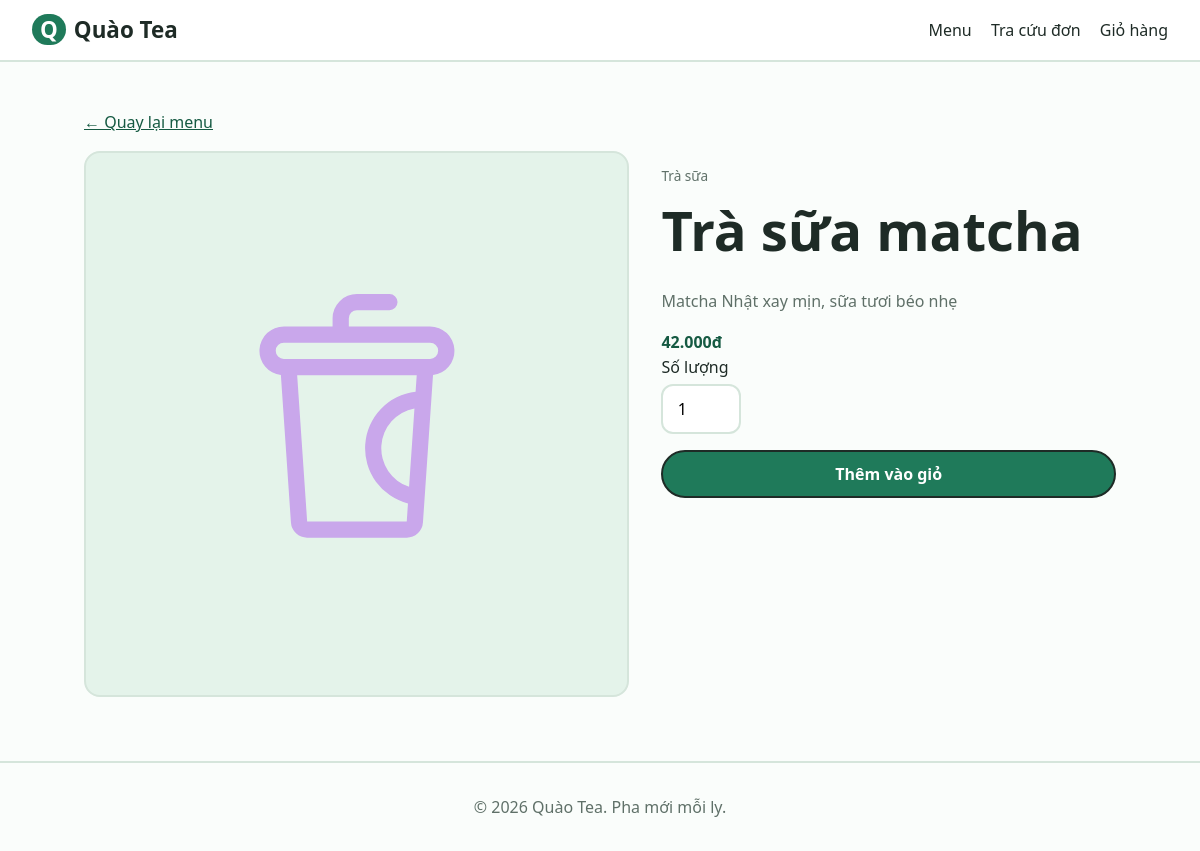
Screenshot of /mon.php?id=2 with the database file from the repository.
### tables this page shows
CREATE TABLE products (
  id INT AUTO_INCREMENT PRIMARY KEY,
  category_id INT NOT NULL,
  name VARCHAR(150) NOT NULL,
  description VARCHAR(500) DEFAULT '',
  price INT NOT NULL,
  image VARCHAR(255) DEFAULT NULL,
  is_active TINYINT(1) NOT NULL DEFAULT 1,
  created_at TIMESTAMP DEFAULT CURRENT_TIMESTAMP,
  FOREIGN KEY (category_id) REFERENCES categories(id)
);

CREATE TABLE categories (
  id INT AUTO_INCREMENT PRIMARY KEY,
  name VARCHAR(100) NOT NULL
);

### mon.php (the view, shortened to what this page needs)
<?php
$p = db('SELECT p.*, c.name AS category_name FROM products p
         JOIN categories c ON c.id = p.category_id
         WHERE p.id = ? AND p.is_active = 1', [(int)($_GET['id'] ?? 0)])->fetch();
require __DIR__ . '/includes/header.php';
?>
<p><a href="<?= url('menu.php') ?>">← Quay lại menu</a></p>
<div class="two-col">
  <div class="card thumb">
    <?php if (product_image($p)): ?>
      <img src="<?= e(product_image($p)) ?>" alt="<?= e($p['name']) ?>">
    <?php else: echo cup_svg((int)$p['id']); endif; ?>
  </div>
  <section>
    <p class="muted small"><?= e($p['category_name']) ?></p>
    <h1><?= e($p['name']) ?></h1>
    <p class="muted"><?= e($p['description']) ?></p>
    <p class="price"><?= money($p['price']) ?></p>
    <form method="post" action="<?= url('cart_add.php') ?>" class="form">
      <label>Số lượng
        <input class="qty" type="number" name="qty" min="1" max="20" value="1">
      </label>
      <button class="btn btn-primary" type="submit">Thêm vào giỏ</button>
    </form>
  </section>
</div>
<?php require __DIR__ . '/includes/footer.php'; ?>

### assets/css/style.css (style rules this page uses)
:root { --green: #1f7a5a; --deep: #155a42; --mint: #e4f3ea; --line: #d5e5db; --ink: #1e2b26; --muted: #5f7068; --sun: #ffd66b; --red: #c0392b; }
* { box-sizing: border-box; }
body { margin: 0; font-family: system-ui, sans-serif; line-height: 1.55; color: var(--ink); background: #fafdfb; }
a { color: var(--deep); }
h1, h2, h3 { margin: 0 0 0.5em; line-height: 1.15; }
h1 { font-size: clamp(2rem, 5vw, 3.4rem); }
.muted, .lead, .desc { color: var(--muted); }
.small { font-size: 0.85rem; }
.btn, .chip { display: inline-block; padding: 0.7rem 1.3rem; border: 2px solid var(--ink); border-radius: 999px; background: #fff; color: var(--ink); font: 600 1rem system-ui, sans-serif; text-decoration: none; cursor: pointer; }
.btn-primary { background: var(--green); color: #fff; }
input, select, textarea { width: 100%; padding: 0.65rem 0.9rem; border: 2px solid var(--line); border-radius: 12px; background: #fff; font: inherit; }
.qty { width: 80px; }
.form { display: grid; gap: 1rem; }
.form label { display: grid; gap: 0.3rem; font-weight: 500; }
.card { overflow: hidden; border: 2px solid var(--line); border-radius: 16px; background: #fff; }
.price { margin: 0; font-weight: 700; color: var(--deep); }
.thumb, .line-thumb { display: grid; place-items: center; overflow: hidden; background: var(--mint); }
.thumb { aspect-ratio: 1; }
.two-col { display: grid; grid-template-columns: 1.2fr 1fr; gap: 2rem; align-items: start; }

### rows the page displays
products: category.name "Trà sữa", name "Trà sữa matcha", description "Matcha Nhật xay mịn, sữa tươi béo nhẹ", price "42.000đ"
